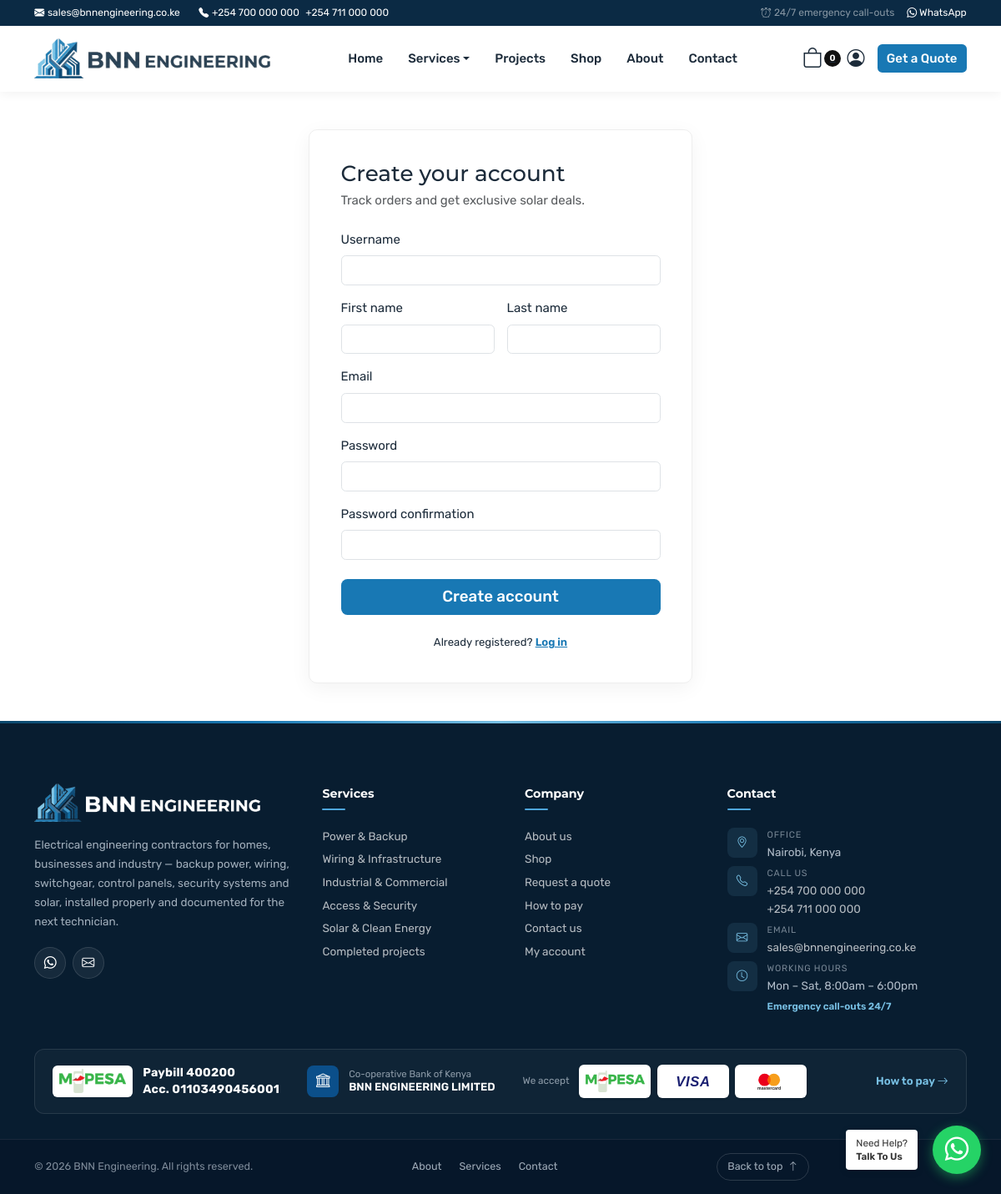
Page /accounts/register/ on the committed database.
### pages/models.py (models this page shows, shortened)
class SiteSettings(models.Model):
    name = models.CharField('Company name', max_length=100, default='BNN Engineering')
    tagline = models.CharField(max_length=150, default='Power · Wiring · Security · Solar')
    email = models.EmailField(default='sales@bnnengineering.co.ke')
    phone1 = models.CharField('Phone 1', max_length=30, default='+254 700 000 000')
    phone2 = models.CharField('Phone 2', max_length=30, blank=True, default='+254 711 000 000')
    whatsapp = models.CharField('WhatsApp number', max_length=20, default='254700000000',
                                help_text='International format without + or spaces, e.g. 254712345678')
    address = models.CharField(max_length=200, default='Nairobi, Kenya')
    hours = models.CharField('Opening hours', max_length=100, default='Mon – Sat, 8:00am – 6:00pm')
    kra_pin = models.CharField('KRA PIN', max_length=20, blank=True, help_text='Shown on quotations')
    reg_no = models.CharField('Company reg. no.', max_length=40, blank=True, help_text='Shown on quotations')
    postal_address = models.CharField('Postal address', max_length=120, blank=True, help_text='e.g. P.O. Box 12345-00100, Nairobi')
    bank_name = models.CharField(max_length=100, default='Co-operative Bank of Kenya')
    account_name = models.CharField(max_length=100, default='BNN ENGINEERING LIMITED')
    account_no = models.CharField('Account number', max_length=40, default='01103490456001')
    paybill = models.CharField('M-PESA Paybill', max_length=20, default='400200')
    facebook = models.URLField(blank=True)
    instagram = models.URLField(blank=True)
    linkedin = models.URLField(blank=True)
    twitter = models.URLField('X / Twitter', blank=True)
    hero_badge = models.CharField(max_length=100, default='Electrical engineering contractors · Nairobi')
    hero_title = models.CharField(max_length=120, default='Power, wiring & security —')
    hero_highlight = models.CharField('Hero highlighted words', max_length=80, default='engineered properly.')
    hero_text = models.TextField(default='Backup power, building wiring, switchgear, control panels, electric fencing, '
                                         'automatic gates and solar. Designed from real load data, installed to spec '
                                         'and documented for the next technician.')
    stat1_value = models.CharField(max_length=20, default='15+')
    stat1_label = models.CharField(max_length=40, default='Services')
    stat2_value = models.CharField(max_length=20, default='24/7')
    stat2_label = models.CharField(max_length=40, default='Emergency call-outs')
    stat3_value = models.CharField(max_length=20, default='100%')
    stat3_label = models.CharField(max_length=40, default='Tested & labelled')
    services_intro = models.CharField(max_length=250, default='From a single UPS to a full commercial switchroom — '
                                                              'one team for power, wiring, security and solar.')
    cta_title = models.CharField('Emergency banner title', max_length=120, default='Power out? Fence down? Gate stuck?')
    cta_text = models.CharField('Emergency banner text', max_length=200,
                                default='Our emergency team is a call away — any time.')
    show_shop_on_home = models.BooleanField('Show shop products on homepage', default=True)
    company_kicker = models.CharField('Company section label', max_length=60, default='Why BNN Engineering')
    company_title = models.CharField('Company section headline', max_length=150,
                                     default='A trusted engineering partner for homes, businesses and industry')
    company_image = models.ImageField('Company section photo', upload_to='site/', blank=True,
                                      help_text='Leave blank to use one of your service photos')
    badge_value = models.CharField('Photo badge value', max_length=20, default='24/7')
    badge_label = models.CharField('Photo badge text', max_length=40, default='Emergency support')
    about_title = models.CharField(max_length=100, default='Who we are')
    about_body = models.TextField(default=(
        'BNN Engineering is a Nairobi-based electrical engineering contractor. We design, install and maintain '
        'backup power systems, building wiring, switchgear and control panels, electric fencing and automatic gates, '
        'and solar energy systems for homes, businesses and industry.\n\n'
        'Our approach is simple: size systems from real data, use genuine components, install neatly to standard, '
        'and label and document everything so the next technician knows exactly what is there. We also run an '
        'online shop supplying the equipment we trust and install.'))
    footer_about = models.TextField(default='Electrical engineering contractors for homes, businesses and industry — '
                                            'backup power, wiring, switchgear, control panels, security systems and '
                                            'solar, installed properly and documented for the next technician.')
    default_tax_rate = models.DecimalField('Default VAT rate (%)', max_digits=5, decimal_places=2, default=16)
    quotation_validity_days = models.PositiveIntegerField('Quotation valid for (days)', default=30)
    quotation_terms = models.TextField(default=(
        '1. This quotation is valid for 30 days from the date of issue.\n'
        '2. 70% deposit required before commencement of work; balance on completion.\n'
        '3. Equipment remains the property of BNN Engineering until paid in full.\n'
        '4. Any additional work outside this scope will be quoted separately.'))
    class Meta:
        verbose_name = 'Site settings'
        verbose_name_plural = 'Site settings'
    @classmethod
    def load(cls):
        obj, _ = cls.objects.get_or_create(pk=1)
        return obj
    @property
    def phones(self):
        return [p for p in (self.phone1, self.phone2) if p]
    @property
    def payment(self):
        return {'bank': self.bank_name, 'account_name': self.account_name,
                'account_no': self.account_no, 'paybill': self.paybill}

### services/models.py (models this page shows, shortened)
class ServiceCategory(models.Model):
    name = models.CharField(max_length=100)
    slug = models.SlugField(unique=True, blank=True)
    icon = models.CharField(max_length=50, default='lightning-charge', help_text='Bootstrap icon name')
    tagline = models.CharField(max_length=200, blank=True)
    image = models.ImageField(upload_to='service-categories/', blank=True,
                              help_text='Photo for the homepage "What we do" tile. '
                                        'Leave blank to use a photo from one of its services.')
    order = models.PositiveIntegerField(default=0)
    class Meta:
        ordering = ['order', 'name']
        verbose_name_plural = 'service categories'

### accounts/views.py (the view)
# urls.py: path('register/', views.register, name='register'),
def register(request):
    if request.user.is_authenticated:
        return redirect('services:home')
    form = RegisterForm(request.POST or None)
    if request.method == 'POST' and form.is_valid():
        user = form.save()
        login(request, user)
        messages.success(request, f'Welcome, {user.first_name}! Your account has been created.')
        return redirect('services:home')
    return render(request, 'accounts/register.html', {'form': form})

### templates/accounts/register.html (shortened to what this page needs)
{% extends 'base.html' %}
{% block content %}
<div class="container py-5">
  <div class="auth-card">
    <h1 class="h3 mb-1">Create your account</h1>
    <p class="text-muted mb-4">Track orders and get exclusive solar deals.</p>
    <form method="post" novalidate>
      <div class="row g-3">
        {% for field in form %}
        <div class="{% if field.name == 'first_name' or field.name == 'last_name' %}col-6{% else %}col-12{% endif %}">
          <label class="form-label" for="{{ field.id_for_label }}">{{ field.label }}</label>
          {{ field }}
        </div>
        {% endfor %}
      </div>
      <button class="btn btn-brand w-100 btn-lg mt-4">Create account</button>
    </form>
    <p class="text-center small mt-4 mb-0">Already registered? <a href="{% url 'accounts:login' %}" class="text-brand fw-semibold">Log in</a></p>
  </div>
</div>
{% endblock %}

### templates/partials/header.html (shortened to what this page needs)
{% load static %}{% with url_name=request.resolver_match.url_name ns=request.resolver_match.namespace %}
<header class="site-header">
  <div class="topbar d-none d-md-block">
    <div class="container d-flex justify-content-between align-items-center">
      <div class="d-flex gap-4">
        <span><i class="bi bi-envelope-fill me-1"></i><a href="mailto:{{ shop.email }}">{{ shop.email }}</a></span>
        <span><i class="bi bi-telephone-fill me-1"></i>{% for p in shop.phones %}<a href="tel:{{ p|cut:' ' }}" class="me-2">{{ p }}</a>{% endfor %}</span>
      </div>
      <div class="d-flex gap-3 align-items-center">
        <span class="text-white-50"><i class="bi bi-alarm me-1"></i>24/7 emergency call-outs</span>
        <a href="https://wa.me/{{ shop.whatsapp }}" target="_blank" rel="noopener"><i class="bi bi-whatsapp"></i> WhatsApp</a>
      </div>
    </div>
  </div>
  <nav class="mainnav navbar navbar-expand-lg">
    <div class="container">
      <a href="{% url 'services:home' %}" class="navbar-brand site-logo">
        <img src="{% static 'img/logo-horizontal.png' %}" alt="{{ shop.name }}" width="760" height="128">
      </a>
      <div class="d-flex align-items-center gap-2 order-lg-last">
        <a href="{% url 'cart:detail' %}" class="cart-link" aria-label="Cart">
          <i class="bi bi-bag"></i><span class="cart-count" data-cart-count>{{ cart|length }}</span>
        </a>
        {% if user.is_authenticated %}
        <div class="dropdown">
          <a href="#" class="account-link dropdown-toggle" data-bs-toggle="dropdown" aria-expanded="false" aria-label="Account">
            <i class="bi bi-person-circle"></i>
          </a>
          <ul class="dropdown-menu dropdown-menu-end">
            <li><span class="dropdown-item-text small text-muted">{{ user.get_full_name|default:user.username }}</span></li>
            <li><a class="dropdown-item" href="{% url 'accounts:my_account' %}"><i class="bi bi-receipt me-2"></i>My orders</a></li>
            {% if user.is_staff %}<li><a class="dropdown-item" href="{% url 'admin:index' %}"><i class="bi bi-speedometer2 me-2"></i>Admin</a></li>{% endif %}
            <li><hr class="dropdown-divider"></li>
            <li><form method="post" action="{% url 'accounts:logout' %}">{% csrf_token %}<button class="dropdown-item" type="submit"><i class="bi bi-box-arrow-right me-2"></i>Log out</button></form></li>
          </ul>
        </div>
        {% else %}
        <a href="{% url 'accounts:login' %}" class="account-link" aria-label="Login"><i class="bi bi-person-circle"></i></a>
        {% endif %}
        <a href="{% url 'services:quote' %}" class="btn btn-brand d-none d-sm-inline-block ms-2">Get a Quote</a>
      </div>
      <div class="collapse navbar-collapse" id="mainNav">
        <ul class="navbar-nav mx-auto">
          <li class="nav-item"><a class="nav-link {% if ns == 'services' and url_name == 'home' %}active{% endif %}" href="{% url 'services:home' %}">Home</a></li>
          <li class="nav-item dropdown mega">
            <a class="nav-link dropdown-toggle {% if ns == 'services' and url_name == 'list' or url_name == 'detail' %}active{% endif %}" href="{% url 'services:list' %}" data-bs-toggle="dropdown" aria-expanded="false">Services</a>
          </li>
          <li class="nav-item"><a class="nav-link {% if url_name == 'projects' or url_name == 'project' %}active{% endif %}" href="{% url 'services:projects' %}">Projects</a></li>
          <li class="nav-item"><a class="nav-link {% if ns == 'store' %}active{% endif %}" href="{% url 'store:home' %}">Shop</a></li>
          <li class="nav-item"><a class="nav-link {% if url_name == 'about' %}active{% endif %}" href="{% url 'pages:about' %}">About</a></li>
          <li class="nav-item"><a class="nav-link {% if url_name == 'contact' %}active{% endif %}" href="{% url 'pages:contact' %}">Contact</a></li>
        </ul>
      </div>
    </div>
  </nav>
</header>
{% endwith %}

### templates/partials/footer.html (shortened to what this page needs)
{% load static %}<footer class="site-footer ft">
  <div class="container">
    <div class="ft-main">
      <div class="ft-brand">
        <a href="{% url 'services:home' %}" class="footer-logo d-inline-block">
          <img src="{% static 'img/logo-horizontal-light.png' %}" alt="{{ shop.name }}" width="760" height="128">
        </a>
        <p>{{ shop.footer_about }}</p>
        <div class="ft-social">
          <a href="https://wa.me/{{ shop.whatsapp }}" target="_blank" rel="noopener" aria-label="WhatsApp"><i class="bi bi-whatsapp"></i></a>
          <a href="mailto:{{ shop.email }}" aria-label="Email"><i class="bi bi-envelope"></i></a>
        </div>
      </div>
      <nav class="ft-col" aria-label="Services">
        <h6>Services</h6>
        <ul>
          {% for cat in nav_service_categories %}<li><a href="{% url 'services:list' %}#{{ cat.slug }}">{{ cat.name }}</a></li>{% endfor %}
          <li><a href="{% url 'services:projects' %}">Completed projects</a></li>
        </ul>
      </nav>
      <nav class="ft-col" aria-label="Company">
        <h6>Company</h6>
        <ul>
          <li><a href="{% url 'pages:about' %}">About us</a></li>
          <li><a href="{% url 'store:home' %}">Shop</a></li>
          <li><a href="{% url 'services:quote' %}">Request a quote</a></li>
          <li><a href="{% url 'pages:how_to_pay' %}">How to pay</a></li>
          <li><a href="{% url 'pages:contact' %}">Contact us</a></li>
          <li><a href="{% url 'accounts:my_account' %}">My account</a></li>
        </ul>
      </nav>
      <div class="ft-col ft-contact">
        <h6>Contact</h6>
        <ul>
          <li><span class="ft-ico"><i class="bi bi-geo-alt"></i></span><div><small>Office</small>{{ shop.address }}</div></li>
          <li><span class="ft-ico"><i class="bi bi-telephone"></i></span><div><small>Call us</small>{% for p in shop.phones %}<a href="tel:{{ p|cut:' ' }}">{{ p }}</a>{% if not forloop.last %}<br>{% endif %}{% endfor %}</div></li>
          <li><span class="ft-ico"><i class="bi bi-envelope"></i></span><div><small>Email</small><a href="mailto:{{ shop.email }}">{{ shop.email }}</a></div></li>
          <li><span class="ft-ico"><i class="bi bi-clock"></i></span><div><small>Working hours</small>{{ shop.hours }}<br><span class="ft-emergency">Emergency call-outs 24/7</span></div></li>
        </ul>
      </div>
    </div>
    <div class="ft-pay">
      <div class="ft-pay-item">
        <span class="mpesa-chip"><img src="{% static 'img/mpesa-logo.png' %}" alt="M-PESA" class="mpesa-logo"></span>
        <span class="footer-pay-text">Paybill {{ shop.payment.paybill }}<br>Acc. {{ shop.payment.account_no }}</span>
      </div>
      <div class="ft-pay-item">
        <span class="ft-bank"><i class="bi bi-bank"></i></span>
        <span class="ft-pay-bank"><small>{{ shop.payment.bank }}</small>{{ shop.payment.account_name }}</span>
      </div>
      <div class="ft-pay-item ft-pay-accept">
        <small>We accept</small>
        {% include 'partials/pay_badges.html' %}
      </div>
      <a href="{% url 'pages:how_to_pay' %}" class="ft-pay-link">How to pay <i class="bi bi-arrow-right"></i></a>
    </div>
  </div>
  <div class="footer-bottom ft-bottom">
    <div class="container">
      <span>&copy; {% now "Y" %} {{ shop.name }}. All rights reserved.</span>
      <nav class="ft-bottom-links" aria-label="Footer">
        <a href="{% url 'pages:about' %}">About</a>
        <a href="{% url 'services:list' %}">Services</a>
        <a href="{% url 'pages:contact' %}">Contact</a>
      </nav>
      <a href="#top" class="ft-top" onclick="window.scrollTo({top:0,behavior:'smooth'});return false;" aria-label="Back to top">Back to top <i class="bi bi-arrow-up"></i></a>
    </div>
  </div>
</footer>

### rows in the picture
SiteSettings: email "sales@bnnengineering.co.ke", phones "+254 700 000 000" "+254 711 000 000", footer_about "Electrical engineering contractors for homes, businesses and industry — backup power, wiring, switchgear, control panels, security systems and solar, installed properly and documented for the next technician.", address "Nairobi, Kenya", phones "+254 700 000 000" "+254 711 000 000", hours "Mon – Sat, 8:00am – 6:00pm", payment.paybill "400200", payment.account_no "01103490456001", payment.bank "Co-operative Bank of Kenya", payment.account_name "BNN ENGINEERING LIMITED", name "BNN Engineering"
ServiceCategory: name "Power & Backup"
ServiceCategory: name "Wiring & Infrastructure"
ServiceCategory: name "Industrial & Commercial"
ServiceCategory: name "Access & Security"
ServiceCategory: name "Solar & Clean Energy"

### other values in the picture
{{ cart|length }} "0"
{{ field.label }} "Username" "First name" "Last name" "Email" "Password" "Password confirmation"
